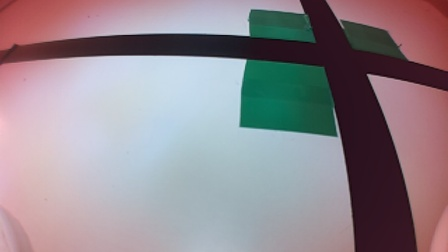
%> input picture test_moments/latest_frame_original_Intersection_2.jpg, 448 x 252 px
$ octave --eval "AutoThresholding;"   (GNU Octave 9; MATLAB toolbox functions it lacks are replaced by stand-ins)
%> lines starting %> are read from the running program, lines starting %| are printed output that depends on the picture; in (x1, y1, x2, y2) boxes, pixels count from 0 and x2, y2 are one past the last pixel; in counts of white or black regions, pixels touching at a corner belong together; the program's own positions count from 1
function AutoThresholding
    % Read the RGB image
    rgbImage = imread('test_moments\latest_frame_original_Intersection_2.jpg');
%> rgbImage is the input picture: size 252x448x3 uint8; mean R, G, B 146.3, 136.2, 143

    % Convert RGB to HSV correctly
    hsvImage = rgb2hsv(rgbImage);
%> hsvImage: size 252x448x3 double; mean H, S, V 0.721, 0.278, 0.629

    % Extract individual channels
    hue = hsvImage(:,:,1) * 180;        % Scale to 0-180
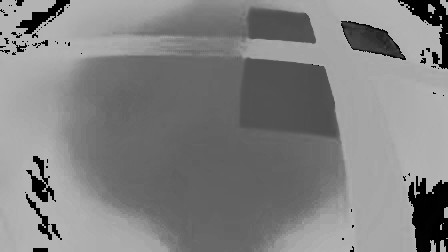
%> hue: size 252x448 double; min 0, max 179.7, mean 129.8
    saturation = hsvImage(:,:,2) * 255; % Scale to 0-255
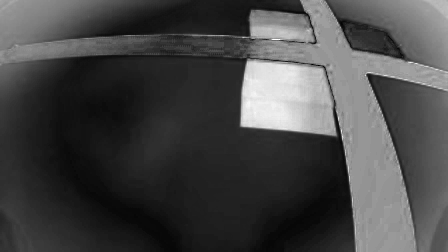
%> saturation: size 252x448 double; min 0, max 255, mean 71
    brightness = hsvImage(:,:,3) * 255; % Scale to 0-255
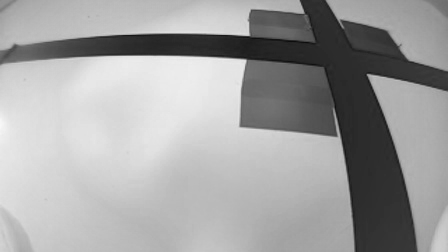
%> brightness: size 252x448 double; min 12, max 248, mean 160.4

    % Compute statistics
    hueMean = mean(hue(:));
%> hueMean = 129.8
    hueStd = std(hue(:));
%> hueStd = 45.05
    saturationMean = mean(saturation(:));
%> saturationMean = 70.97
    saturationStd = std(saturation(:));
%> saturationStd = 57.4

    % Print statistics
    fprintf('Hue: Mean = %.2f, Std = %.2f\n', hueMean, hueStd);
%| Hue: Mean = 129.77, Std = 45.05
    fprintf('Saturation: Mean = %.2f, Std = %.2f\n', saturationMean, saturationStd);
%| Saturation: Mean = 70.97, Std = 57.40

    % Define k-values to test
    kValues = [0.5, 1.0, 1.10, 1.20, 1.30, 1.40, 1.5, 1.6,1.7,1.8,1.9 2.0, 2.5];

    % Create a figure for the results
    figure;
    for i = 1:length(kValues)
        k = kValues(i);

        % Compute dynamic thresholds using k-factor
        hueMin = max(0, hueMean - k * hueStd);
        hueMax = min(180, hueMean + k * hueStd);
        satMin = max(0, saturationMean - k * saturationStd);
        satMax = min(255, saturationMean + k * saturationStd);

        % Apply thresholding for green detection
        greenMask = (hue >= hueMin & hue <= hueMax) & ...
                    (saturation >= satMin & saturation <= satMax);

        % Show results
        subplot(2, ceil(length(kValues)/2), i);
        imshow(greenMask);
        title(sprintf('k = %.1f', k));
    end
%> this loop made 13 passes
%> (hueMin, hueMax, satMin, satMax) on passes 1 to 12: (107.2, 152.3, 42.27, 99.66), (84.72, 174.8, 13.57, 128.4), (80.21, 179.3, 7.83, 134.1), (75.71, 180, 2.09, 139.8), (71.2, 180, 0, 145.6), (66.7, 180, 0, 151.3), (62.19, 180, 0, 157.1), (57.69, 180, 0, 162.8), (53.18, 180, 0, 168.5), (48.68, 180, 0, 174.3), (44.17, 180, 0, 180), (39.67, 180, 0, 185.8)
%> pass 1, in AutoThresholding, `greenMask = (hue >= hueMin & hue <= hueMax) & (saturation >= satMin & ..`:
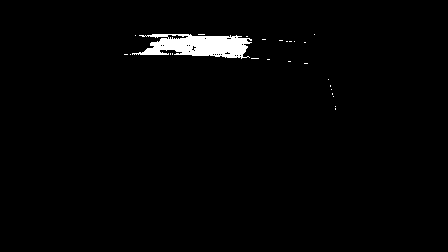
%> greenMask: size 252x448 logical; 1.7% white; 26 white regions (25 under 20 px), largest, box (x1, y1, x2, y2) and area: (132, 34, 252, 59) 1878
%> pass 3, in AutoThresholding, `greenMask = (hue >= hueMin & hue <= hueMax) & (saturation >= satMin & ..`:
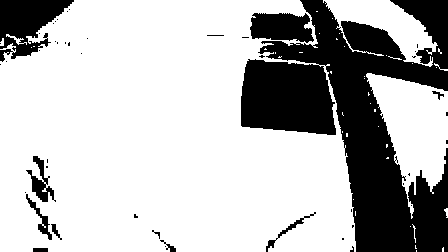
%> greenMask: size 252x448 logical; 72.6% white; 47 black regions (36 under 20 px), largest, box (x1, y1, x2, y2) and area: (241, 0, 448, 252) 25514, (0, 0, 74, 62) 2582, (250, 13, 314, 43) 1495
    suptitle('Green Area Detection for Different k-values');
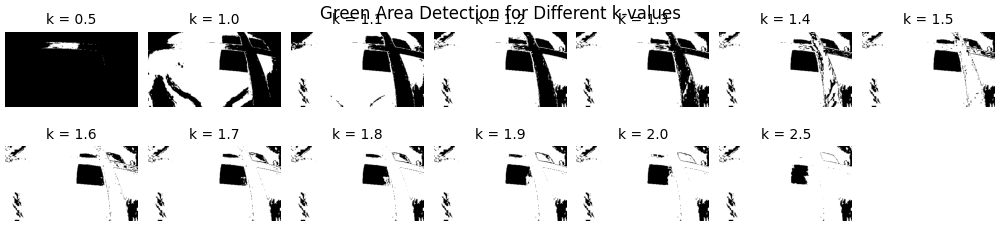
%> figure redrawn from the program's plot data, 13 panels
%> `AutoThresholding;`:
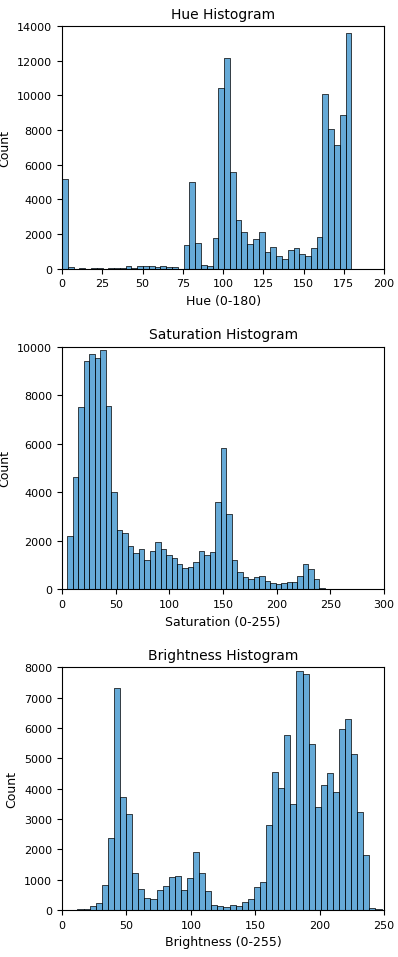
%> figure redrawn from the program's plot data, 3 panels; panel 1: tallest bar 13611 high, from x = 176.1 to 179.7; panel 2: tallest bar 9872 high, from x = 35.7 to 40.8; panel 3: tallest bar 7878 high, from x = 181.9 to 186.6

    % Show histograms for analysis
    figure;
    subplot(3,1,1);
    histogram(hue, 50); title('Hue Histogram'); xlabel('Hue (0-180)'); ylabel('Count');

    subplot(3,1,2);
    histogram(saturation, 50); title('Saturation Histogram'); xlabel('Saturation (0-255)'); ylabel('Count');

    subplot(3,1,3);
    histogram(brightness, 50); title('Brightness Histogram'); xlabel('Brightness (0-255)'); ylabel('Count');
end

$ run again, with test_moments/Chess_Board_2.jpg copied over test_moments/latest_frame_original_Intersection_2.jpg
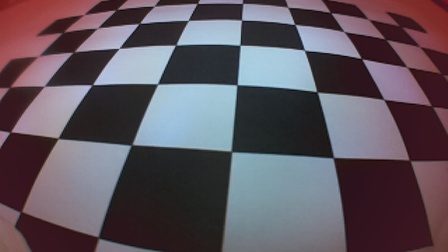
%> input picture test_moments/Chess_Board_2.jpg, 448 x 252 px
%> in AutoThresholding, rgbImage is the input picture: size 252x448x3 uint8; mean R, G, B 95.3, 84.8, 94
%> hsvImage: size 252x448x3 double; mean H, S, V 0.697, 0.286, 0.416
%> hueMean = 125.4
%> hueStd = 49.92
%> saturationMean = 73.05
%> saturationStd = 49.17
%| Hue: Mean = 125.44, Std = 49.92
%| Saturation: Mean = 73.05, Std = 49.17
%> the loop in AutoThresholding, `for i = 1:length(kValues)` made 13 passes
%> (hueMin, hueMax, satMin, satMax) on passes 1 to 8: (100.5, 150.4, 48.47, 97.64), (75.51, 175.4, 23.89, 122.2), (70.52, 180, 18.97, 127.1), (65.53, 180, 14.05, 132.1), (60.54, 180, 9.14, 137), (55.55, 180, 4.22, 141.9), (50.55, 180, 0, 146.8), (45.56, 180, 0, 151.7)
%> pass 1, in AutoThresholding, `greenMask = (hue >= hueMin & hue <= hueMax) & (saturation >= satMin & ..`:
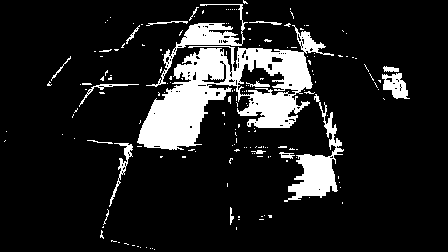
%> greenMask: size 252x448 logical; 12.8% white; 176 white regions (157 under 20 px), largest, box (x1, y1, x2, y2) and area: (137, 25, 334, 150) 9215, (284, 94, 344, 202) 1893, (146, 4, 248, 87) 1323
%> `AutoThresholding;`:
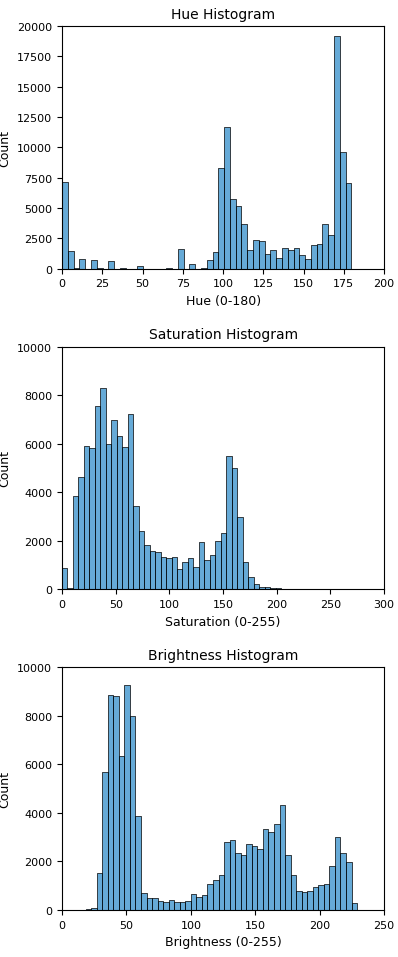
%> figure redrawn from the program's plot data, 3 panels; panel 1: tallest bar 19183 high, from x = 168.9 to 172.5; panel 2: tallest bar 8314 high, from x = 35.7 to 40.8; panel 3: tallest bar 9252 high, from x = 48.4 to 52.7

$ run again, with test_moments/GreenMarkers.jpg copied over test_moments/latest_frame_original_Intersection_2.jpg
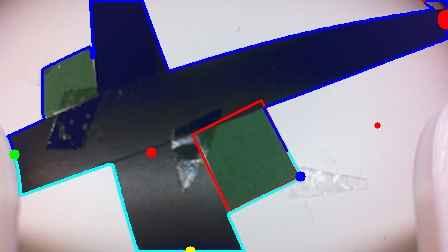
%> input picture test_moments/GreenMarkers.jpg, 448 x 252 px
%> in AutoThresholding, rgbImage is the input picture: size 252x448x3 uint8; mean R, G, B 132.5, 131.8, 146.2
%> hsvImage: size 252x448x3 double; mean H, S, V 0.669, 0.266, 0.601
%> hueMean = 120.4
%> hueStd = 39.98
%> saturationMean = 67.82
%> saturationStd = 74.26
%| Hue: Mean = 120.37, Std = 39.98
%| Saturation: Mean = 67.82, Std = 74.26
%> the loop in AutoThresholding, `for i = 1:length(kValues)` made 13 passes
%> (hueMin, hueMax, satMin, satMax) on passes 1 to 8: (100.4, 140.4, 30.69, 104.9), (80.4, 160.3, 0, 142.1), (76.4, 164.3, 0, 149.5), (72.4, 168.3, 0, 156.9), (68.41, 172.3, 0, 164.4), (64.41, 176.3, 0, 171.8), (60.41, 180, 0, 179.2), (56.41, 180, 0, 186.6)
%> pass 1, in AutoThresholding, `greenMask = (hue >= hueMin & hue <= hueMax) & (saturation >= satMin & ..`:
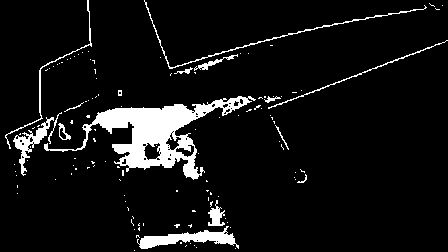
%> greenMask: size 252x448 logical; 7.6% white; 126 white regions (110 under 20 px), largest, box (x1, y1, x2, y2) and area: (44, 96, 256, 180) 4907, (137, 226, 239, 249) 962, (13, 117, 54, 176) 565
%> `AutoThresholding;`:
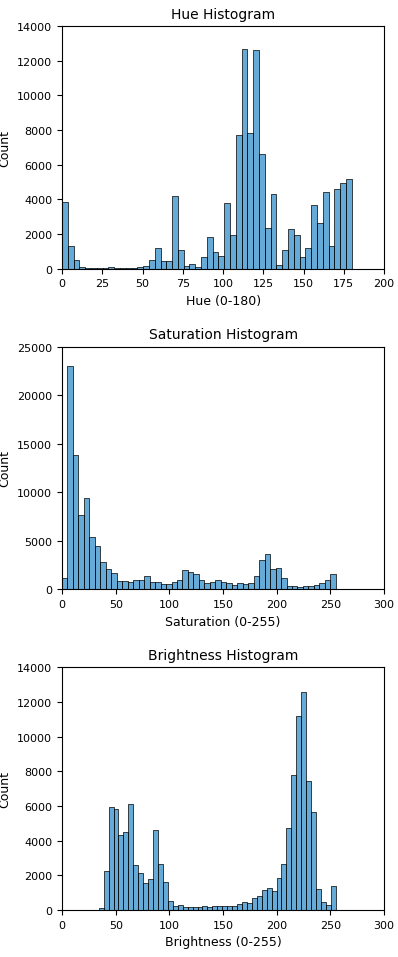
%> figure redrawn from the program's plot data, 3 panels; panel 1: tallest bar 12656 high, from x = 111.5 to 115.1; panel 2: tallest bar 23037 high, from x = 5.1 to 10.2; panel 3: tallest bar 12581 high, from x = 222.8 to 227.4

$ run again, with test_moments/Silver_Line.jpg copied over test_moments/latest_frame_original_Intersection_2.jpg
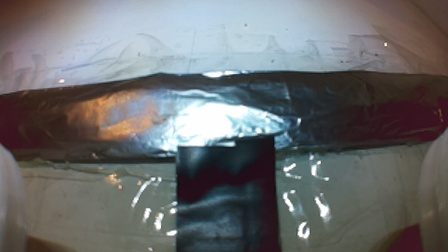
%> input picture test_moments/Silver_Line.jpg, 448 x 252 px
%> in AutoThresholding, rgbImage is the input picture: size 252x448x3 uint8; mean R, G, B 106.9, 108.2, 109.3
%> hsvImage: size 252x448x3 double; mean H, S, V 0.42, 0.227, 0.467
%> hueMean = 75.54
%> hueStd = 52.24
%> saturationMean = 57.87
%> saturationStd = 39.58
%| Hue: Mean = 75.54, Std = 52.24
%| Saturation: Mean = 57.87, Std = 39.58
%> the loop in AutoThresholding, `for i = 1:length(kValues)` made 13 passes
%> (hueMin, hueMax, satMin, satMax) on passes 1 to 8: (49.41, 101.7, 38.08, 77.66), (23.29, 127.8, 18.28, 97.45), (18.07, 133, 14.32, 101.4), (12.84, 138.2, 10.37, 105.4), (7.62, 143.5, 6.41, 109.3), (2.39, 148.7, 2.45, 113.3), (0, 153.9, 0, 117.2), (0, 159.1, 0, 121.2)
%> `AutoThresholding;`:
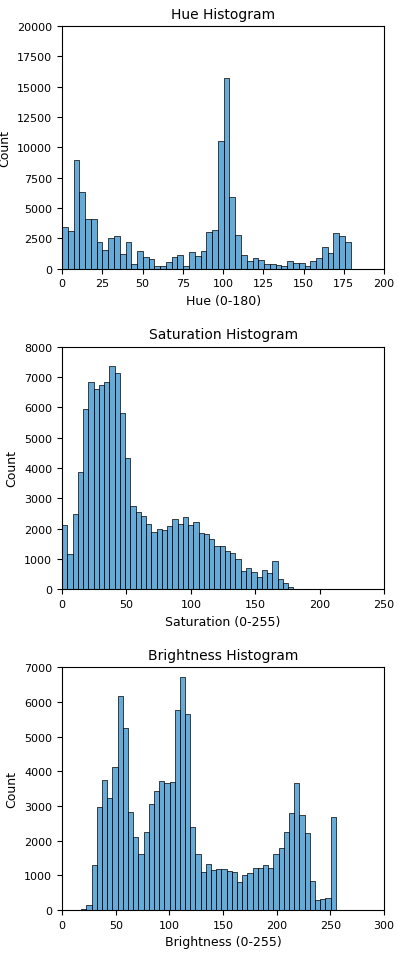
%> figure redrawn from the program's plot data, 3 panels; panel 1: tallest bar 15679 high, from x = 100.4 to 104; panel 2: tallest bar 7362 high, from x = 36.72 to 40.8; panel 3: tallest bar 6724 high, from x = 109.8 to 114.6
